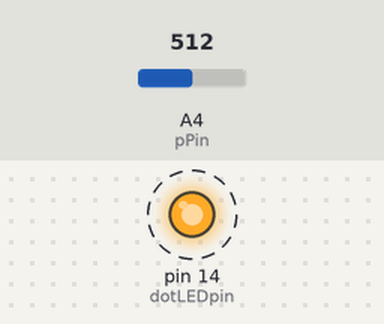
Recording of a sketch running on a simulated Arduino Uno, built with avr-gcc and run on an emulated ATmega328P. Shown: output pins drawn as LEDs (lit = HIGH). Dashed ring = blinking. Inputs (shaded band) come from the test bench; at power-on: A4 (pPin) = 512. What the sketch prints to the serial monitor is not drawn.

Above: at 0.2 s.
Timing chart, 0 to 3.0 s (numbered marks = the images above):
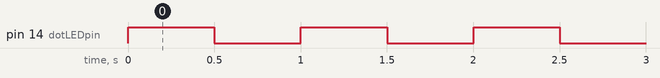

Measured:
- by itself, pin 14 (dotLEDpin): alternates HIGH for 0.50 s and LOW for 0.50 s

The sketch:

phototransistor.ino
```cpp
const int dotLEDpin = 14; // dot led pin on esp32
const int pPin = A4; // phototransistor pin on esp32

void setup() {
  pinMode(dotLEDpin, OUTPUT);
  pinMode(pPin, INPUT);
  Serial.begin(9600);
}

int readP(){
  int ledVal;
  ledVal = analogRead(pPin);
  return ledVal;
}

void loop() {
  // put your main code here, to run repeatedly:

  digitalWrite(dotLEDpin,HIGH);
  Serial.println(readP());
  delay(500);
  digitalWrite(dotLEDpin,LOW);
  Serial.println(readP());
  delay(500);
}
```
